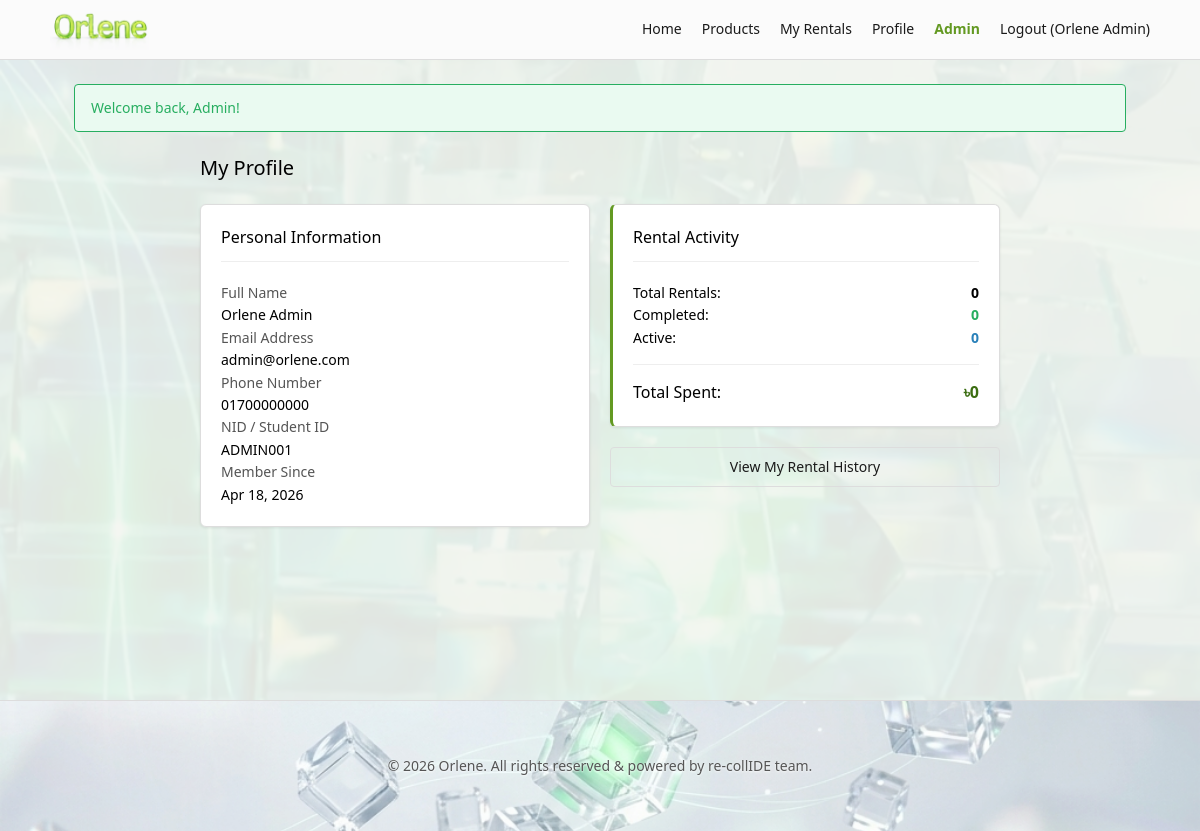
The page /pages/profile.php (signed in) on the database its author committed.
### tables this page shows
CREATE TABLE `users` (
  `id` int(11) NOT NULL,
  `name` varchar(100) NOT NULL,
  `email` varchar(150) NOT NULL,
  `password_hash` varchar(255) NOT NULL,
  `phone` varchar(20) DEFAULT NULL,
  `nid` varchar(50) DEFAULT NULL,
  `role` enum('user','admin') DEFAULT 'user',
  `created_at` timestamp NOT NULL DEFAULT current_timestamp()
);

### pages/profile.php (the view, shortened to what this page needs)
<?php
require_once __DIR__ . '/../includes/auth.php';
$db = get_db();
$stmt = $db->prepare("SELECT * FROM users WHERE id = ?");
$stmt->execute([$_SESSION['user_id']]);
$user = $stmt->fetch();
$stmt = $db->prepare("SELECT * FROM v_user_rental_summary WHERE id = ?");
$stmt->execute([$_SESSION['user_id']]);
$summary = $stmt->fetch();
require_once __DIR__ . '/../includes/header.php';
?>
<div style="max-width: 800px; margin: 0 auto;">
    <h2 class="mb-20">My Profile</h2>
    <div class="grid">
        <div class="grid-col col-6">
            <div class="card">
                <h3 class="mb-20" style="border-bottom: 1px solid #eee; padding-bottom: 10px;">Personal Information</h3>
                <div class="mb-15">
                    <p class="text-muted mb-5">Full Name</p>
                    <p style="font-weight: 500;"><?= htmlspecialchars($user['name']) ?></p>
                </div>
                <div class="mb-15">
                    <p class="text-muted mb-5">Email Address</p>
                    <p style="font-weight: 500;"><?= htmlspecialchars($user['email']) ?></p>
                </div>
                <div class="mb-15">
                    <p class="text-muted mb-5">Phone Number</p>
                    <p style="font-weight: 500;"><?= htmlspecialchars($user['phone']) ?></p>
                </div>
                <div class="mb-15">
                    <p class="text-muted mb-5">NID / Student ID</p>
                    <p style="font-weight: 500;"><?= htmlspecialchars($user['nid']) ?></p>
                </div>
                <div class="mb-15">
                    <p class="text-muted mb-5">Member Since</p>
                    <p style="font-weight: 500;"><?= date('M d, Y', strtotime($user['created_at'])) ?></p>
                </div>
            </div>
        </div>
        <div class="grid-col col-6">
            <div class="card card-accent">
                <h3 class="mb-20" style="border-bottom: 1px solid #eee; padding-bottom: 10px;">Rental Activity</h3>
                <div class="flex justify-between mb-15">
                    <span>Total Rentals:</span>
                    <span style="font-weight: 600;"><?= $summary['total_rentals'] ?? 0 ?></span>
                </div>
                <div class="flex justify-between mb-15">
                    <span>Completed:</span>
                    <span style="font-weight: 600; color: var(--color-success);"><?= $summary['completed'] ?? 0 ?></span>
                </div>
                <div class="flex justify-between mb-15">
                    <span>Active:</span>
                    <span style="font-weight: 600; color: var(--color-info);"><?= $summary['active'] ?? 0 ?></span>
                </div>
                <hr style="margin: 15px 0; border: 0; border-top: 1px solid #eee;">
                <div class="flex justify-between" style="font-size: 16px;">
                    <span>Total Spent:</span>
                    <span style="font-weight: 600; color: var(--color-primary-dk);">৳<?= number_format($summary['total_spent'] ?? 0, 0) ?></span>
                </div>
            </div>
            <div class="mt-20">
                <a href="<?= BASE_URL ?>/pages/my_rentals.php" class="btn btn-outline" style="width: 100%;">View My Rental History</a>
            </div>
        </div>
    </div>
</div>
<?php require_once __DIR__ . '/../includes/footer.php'; ?>

### assets/css/style.css (style rules this page uses)
:root { --color-primary: #639922; --color-primary-dk: #3B6D11; --color-primary-dkr: #27500A; --color-primary-lt: #EAF3DE; --color-primary-mid: #97C459; --color-primary-bd: #C0DD97; --color-danger: #c0392b; --color-danger-lt: #fdecea; --color-warning: #e67e22; --color-warning-lt: #fef5e7; --color-info: #2980b9; --color-info-lt: #ebf5fb; --color-success: #27ae60; --color-success-lt: #eafaf1; --color-text: #1a1a1a; --color-text-muted: #555555; --color-text-light: #888888; --color-border: #ddd; --color-bg: #f5f6f0; --color-surface: #ffffff; --radius: 4px; --radius-lg: 6px; --font: 'Segoe UI', Arial, sans-serif; --shadow: 0 1px 3px rgba(0,0,0,0.08); }
* { margin: 0; padding: 0; box-sizing: border-box; }
body { font-family: var(--font); font-size: 14px; line-height: 1.6; color: var(--text-color); background-color: var(--color-bg); position: relative; }
body::before { content: ""; position: fixed; top: 0; left: 0; width: 100%; height: 100%; background-image: url('../img/web-bg.webp'); background-size: cover; background-position: center; background-attachment: fixed; opacity: 0.08; z-index: -1; pointer-events: none; }
h1, h2, h3, h4, h5, h6 { font-weight: 500; margin-bottom: 1rem; }
h2 { font-size: 20px; }
h3 { font-size: 16px; }
a { color: var(--color-primary); text-decoration: none; }
.flex { display: flex; }
.justify-between { justify-content: space-between; }
.grid { display: flex; flex-wrap: wrap; margin: -10px; }
.grid-col { padding: 10px; }
.col-6 { width: 50%; }
.grid-col[class*="col-"] { max-width: 100%; }
.btn { display: inline-block; padding: 8px 16px; border-radius: var(--radius); font-size: 14px; font-weight: 500; cursor: pointer; border: 1px solid transparent; transition: all 0.2s; text-align: center; }
.btn-outline { background: transparent; border-color: var(--color-border); color: var(--color-text); }
.card { background: var(--color-surface); border: 1px solid var(--color-border); border-radius: var(--radius-lg); padding: 20px; box-shadow: var(--shadow); }
.card-accent { border-left: 3px solid var(--color-primary); }
.text-muted { color: var(--color-text-muted); }
.mt-20 { margin-top: 20px; }
.mb-20 { margin-bottom: 20px; }

### rows shown on the page
users: name "Orlene Admin", email "admin@orlene.com", phone "01700000000", nid "ADMIN001", created_at "Apr 18, 2026"

### other values the page prints
$_SESSION['user_name'] "Orlene Admin"
$f['msg'] "Welcome back, Admin!"
$summary['total_rentals'] "0"
$summary['completed'] "0"
$summary['active'] "0"
$summary['total_spent'] "0"
